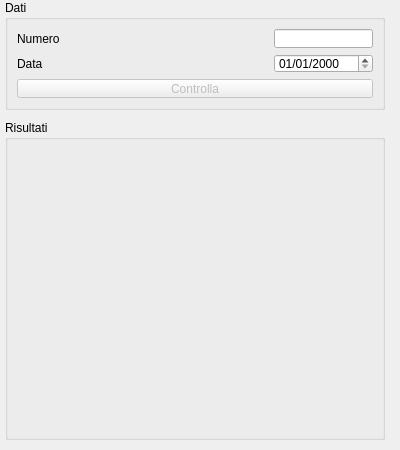
<ui version="4.0" >
 <author></author>
 <comment></comment>
 <exportmacro></exportmacro>
 <class>raccomandataMonitor</class>
 <widget class="QWidget" name="raccomandataMonitor" >
  <property name="geometry" >
   <rect>
    <x>0</x>
    <y>0</y>
    <width>400</width>
    <height>450</height>
   </rect>
  </property>
  <property name="sizePolicy" >
   <sizepolicy>
    <hsizetype>4</hsizetype>
    <vsizetype>4</vsizetype>
    <horstretch>0</horstretch>
    <verstretch>0</verstretch>
   </sizepolicy>
  </property>
  <property name="minimumSize" >
   <size>
    <width>400</width>
    <height>450</height>
   </size>
  </property>
  <property name="maximumSize" >
   <size>
    <width>400</width>
    <height>450</height>
   </size>
  </property>
  <property name="windowTitle" >
   <string>Form</string>
  </property>
  <widget class="QGroupBox" name="groupBox_2" >
   <property name="geometry" >
    <rect>
     <x>5</x>
     <y>120</y>
     <width>380</width>
     <height>320</height>
    </rect>
   </property>
   <property name="title" >
    <string>Risultati</string>
   </property>
   <widget class="QLabel" name="risultato" >
    <property name="geometry" >
     <rect>
      <x>20</x>
      <y>20</y>
      <width>340</width>
      <height>285</height>
     </rect>
    </property>
    <property name="frameShape" >
     <enum>QFrame::NoFrame</enum>
    </property>
    <property name="text" >
     <string/>
    </property>
    <property name="alignment" >
     <set>Qt::AlignLeading|Qt::AlignLeft|Qt::AlignTop</set>
    </property>
    <property name="wordWrap" >
     <bool>true</bool>
    </property>
   </widget>
  </widget>
  <widget class="QGroupBox" name="groupBox" >
   <property name="geometry" >
    <rect>
     <x>5</x>
     <y>0</y>
     <width>380</width>
     <height>110</height>
    </rect>
   </property>
   <property name="title" >
    <string>Dati</string>
   </property>
   <layout class="QGridLayout" >
    <property name="margin" >
     <number>9</number>
    </property>
    <property name="spacing" >
     <number>6</number>
    </property>
    <item row="0" column="2" >
     <widget class="QLineEdit" name="numerow" >
      <property name="acceptDrops" >
       <bool>false</bool>
      </property>
      <property name="inputMask" >
       <string/>
      </property>
      <property name="text" >
       <string/>
      </property>
      <property name="frame" >
       <bool>true</bool>
      </property>
      <property name="cursorPosition" >
       <number>0</number>
      </property>
     </widget>
    </item>
    <item row="1" column="2" >
     <widget class="QDateEdit" name="dataw" >
      <property name="displayFormat" >
       <string>dd/MM/yyyy</string>
      </property>
     </widget>
    </item>
    <item row="1" column="1" >
     <spacer>
      <property name="orientation" >
       <enum>Qt::Horizontal</enum>
      </property>
      <property name="sizeHint" >
       <size>
        <width>211</width>
        <height>20</height>
       </size>
      </property>
     </spacer>
    </item>
    <item row="1" column="0" >
     <widget class="QLabel" name="label_2" >
      <property name="text" >
       <string>Data</string>
      </property>
     </widget>
    </item>
    <item row="0" column="0" >
     <widget class="QLabel" name="label" >
      <property name="text" >
       <string>Numero</string>
      </property>
     </widget>
    </item>
    <item row="2" column="0" colspan="3" >
     <widget class="QPushButton" name="bottone" >
      <property name="enabled" >
       <bool>false</bool>
      </property>
      <property name="cursor" >
       <cursor>13</cursor>
      </property>
      <property name="text" >
       <string>Controlla</string>
      </property>
      <property name="icon" >
       <iconset/>
      </property>
      <property name="default" >
       <bool>true</bool>
      </property>
     </widget>
    </item>
   </layout>
  </widget>
 </widget>
 <pixmapfunction></pixmapfunction>
 <tabstops>
  <tabstop>numerow</tabstop>
  <tabstop>dataw</tabstop>
  <tabstop>bottone</tabstop>
 </tabstops>
 <resources/>
 <connections/>
</ui>
